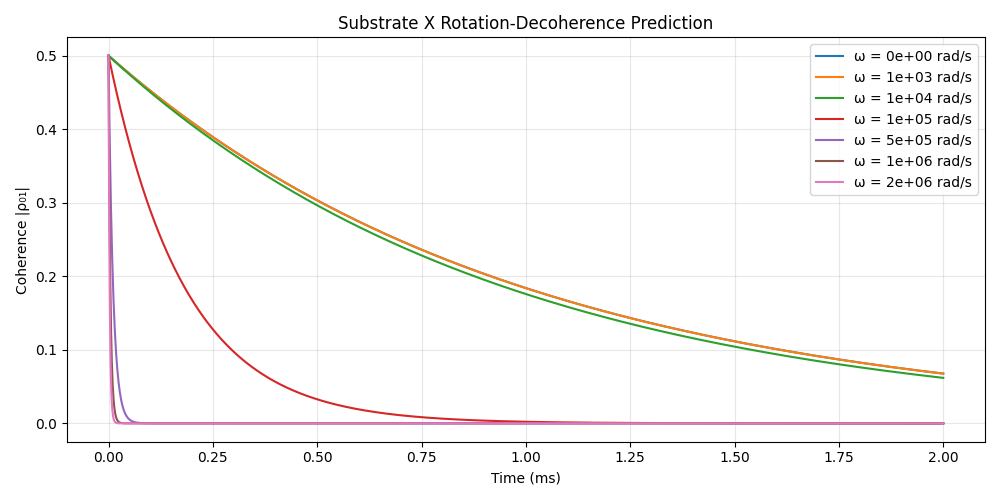

Python code for this plot:
#!/usr/bin/env python3
"""
Minimal test of Substrate X rotation-decoherence prediction.
Formula: Γ(ω) = Γ₀ + k_rot * ω² / (1 + (ω/ω_max)²)
with k_rot = 4.5e-7 s, ω_max = 1e6 rad/s.
We simulate a two-level system (qubit) initially in a superposition,
and compute how the off-diagonal density matrix element decays under
this dephasing rate. We then plot the coherence decay for different ω.
"""

import numpy as np
import matplotlib.pyplot as plt

# ---------- Substrate decoherence parameters ----------
Gamma0 = 1e3        # base decoherence rate (s⁻¹) – typical for a qubit
k_rot  = 4.5e-7     # from rotation-decoherence derivation (s)
omega_max = 1e6     # saturation frequency (rad/s)

def gamma(omega):
    """Total dephasing rate according to Substrate X."""
    return Gamma0 + k_rot * omega**2 / (1 + (omega/omega_max)**2)

# ---------- Simulate density matrix evolution ----------
def evolve_coherence(omega, t_max=5e-3, dt=1e-6):
    """
    Lindblad dephasing on a single qubit.
    dρ/dt = -i[H,ρ] + Γ(ω) * (σ_z ρ σ_z - ρ)
    For a free qubit (H=0) in initial state |+> = (|0>+|1>)/√2,
    the off-diagonal element ρ_01 decays as exp(-Γ * t).
    """
    Gamma = gamma(omega)
    n_steps = int(t_max / dt)
    t = np.linspace(0, t_max, n_steps)
    rho_01 = 0.5 * np.exp(-Gamma * t)  # initial coherence = 0.5
    return t, np.abs(rho_01)

# ---------- Run for several rotation frequencies ----------
frequencies = [0, 1e3, 1e4, 1e5, 5e5, 1e6, 2e6]  # rad/s
plt.figure(figsize=(10, 5))

for w in frequencies:
    t, coh = evolve_coherence(w, t_max=2e-3)
    plt.plot(t*1e3, coh, label=f'ω = {w:.0e} rad/s')

plt.xlabel('Time (ms)')
plt.ylabel('Coherence |ρ₀₁|')
plt.title('Substrate X Rotation‑Decoherence Prediction')
plt.legend()
plt.grid(alpha=0.3)
plt.tight_layout()
plt.savefig('decoherence_test.png')
print("Plot saved to decoherence_test.png")
plt.show()

# Print some example decoherence times
print("\nDecoherence half‑life (τ_1/2 = ln2 / Γ) for various ω:")
for w in [0, 1e3, 1e5, 1e6, 2e6]:
    g = gamma(w)
    tau = np.log(2) / g
    print(f"  ω = {w:8.0f} rad/s  →  Γ = {g:.2e} s⁻¹  →  τ½ = {tau*1e6:.2f} µs")
